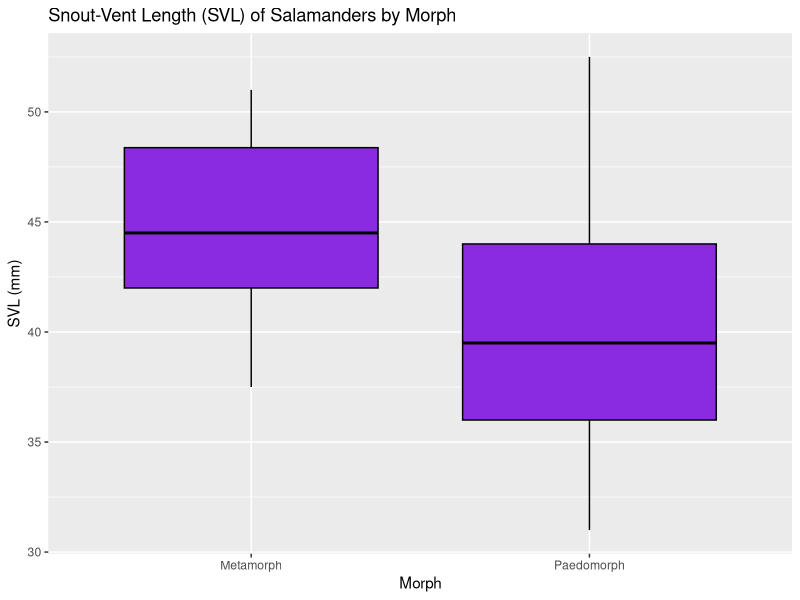
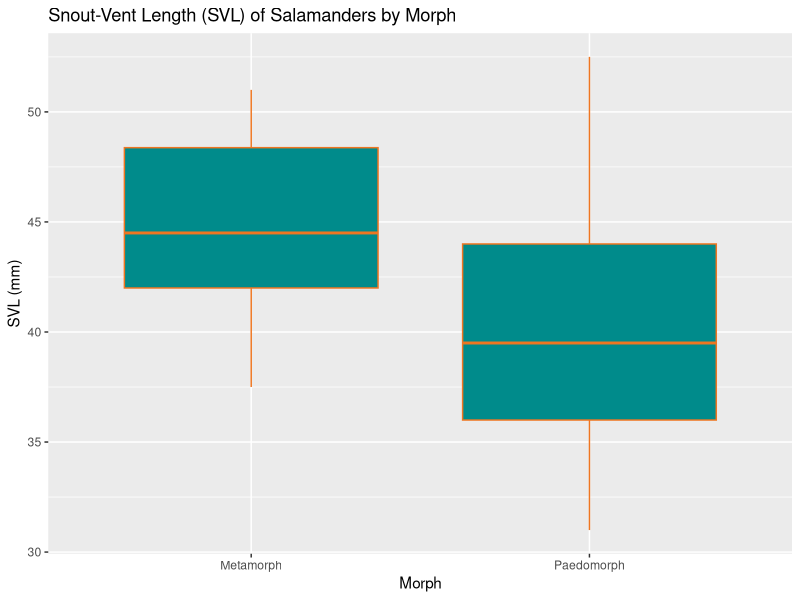
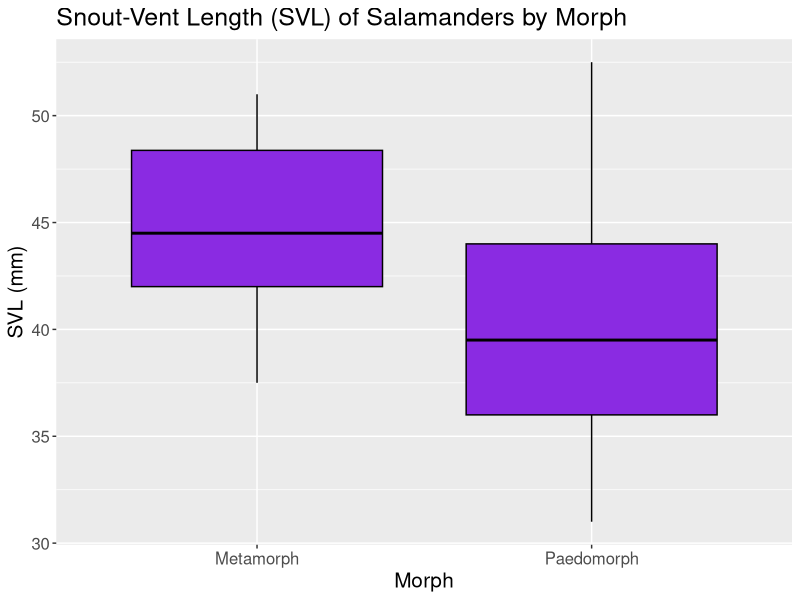
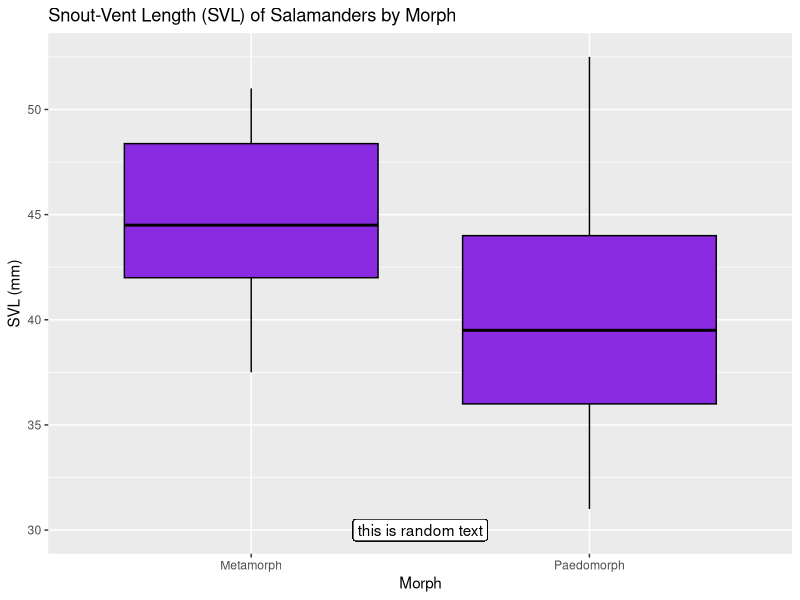
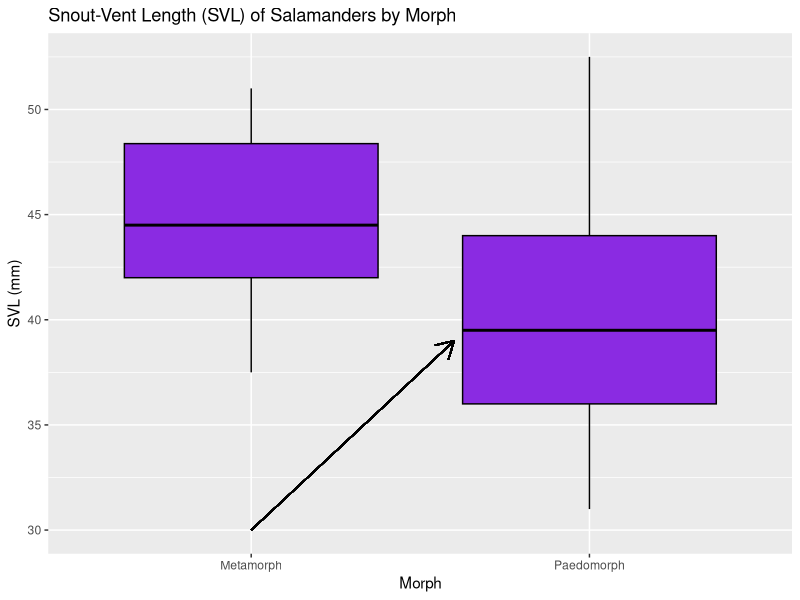
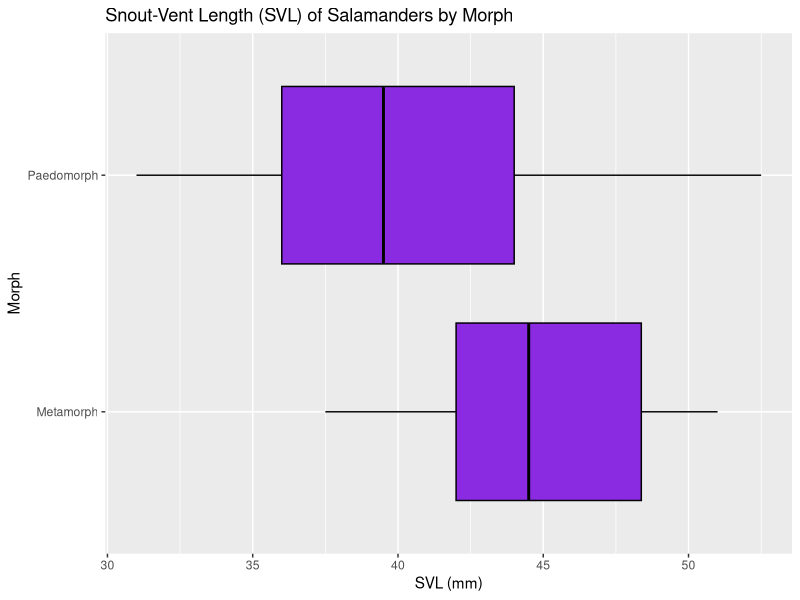
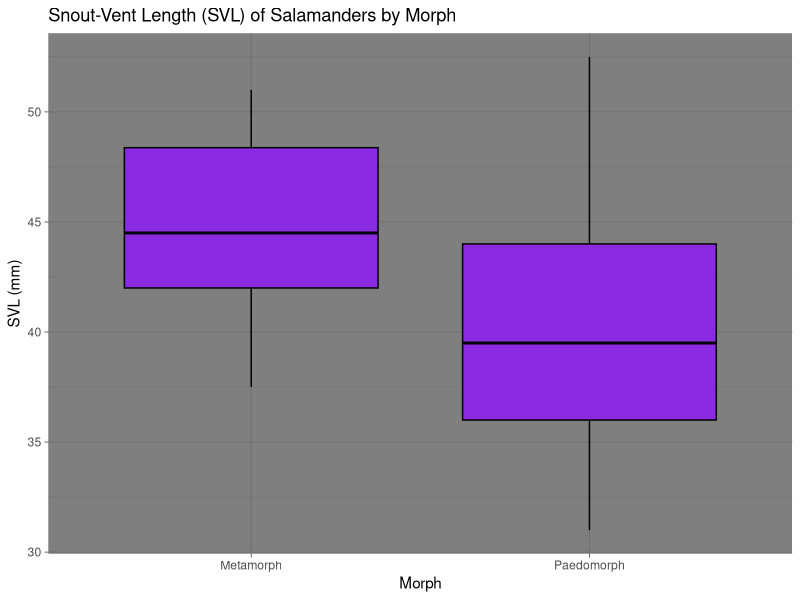
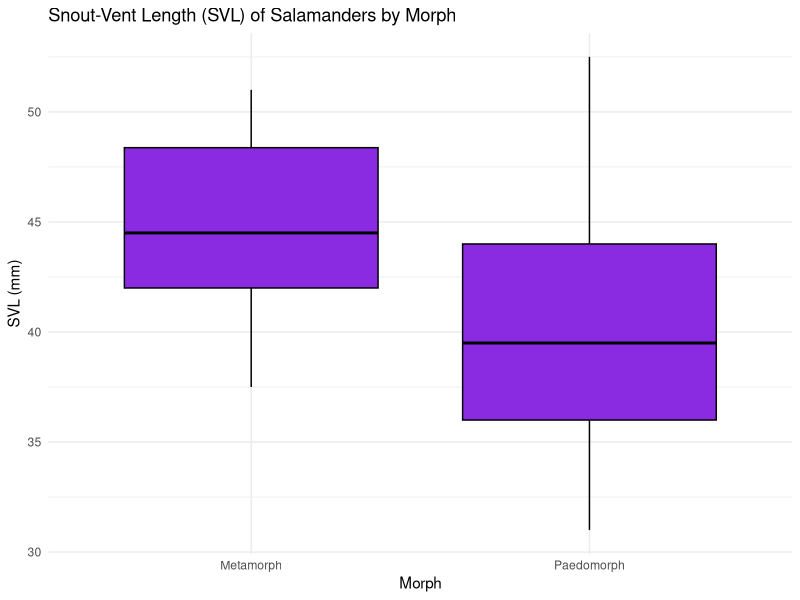

Generate these figures, in order, with R:
## ---- chunk 1
knitr::opts_chunk$set(echo = TRUE)
## ---- chunk 2
# Loading ggplot2

library(ggplot2)
library(ggrepel)

# Reading in my salamander data

sal.data <- read.table("CleanSalamanderData/mysalamanderdata.csv",
                       header = TRUE,
                       sep=",")
head(sal.data)

# Making a box plot of SVL for different salamander morphs with ggplot

sal.plot <- ggplot(data = sal.data)+
  geom_boxplot(aes(x=Morph, y=SVL),fill="blueviolet", color="black")+
  labs(title = "Snout-Vent Length (SVL) of Salamanders by Morph",
       y="SVL (mm)",
       x="Morph")

sal.plot

# Trying out different colors

sal.plot.2 <- ggplot(data = sal.data)+
  geom_boxplot(aes(x=Morph, y=SVL),fill="cyan4", color="chocolate2")+
  labs(title = "Snout-Vent Length (SVL) of Salamanders by Morph",
       y="SVL (mm)",
       x="Morph")

sal.plot.2

# Increasing the font size

sal.plot + theme(text = element_text(size = 15))

# Adding text label

sal.plot + geom_label(aes(x=1.5,y=30,label="this is random text")) 

# Adding an arrow pointing to something

sal.plot + geom_segment(aes(x = 1, y = 30, xend = 1.6, yend = 39), arrow = arrow(length = unit(0.5, "cm")))

# Flipping the axes

sal.plot + coord_flip()

# Trying the dark theme

sal.plot + theme_dark()

# Trying the minimal theme

sal.plot + theme_minimal()

# Trying the void theme

sal.plot + theme_void()

# Trying the classic theme - this one is my favorite!

best.sal.plot <- sal.plot + theme_classic()

best.sal.plot
## ---- chunk 3
# Using ggsave() to save as a pdf

ggsave(filename = "salPlot.pdf", plot = best.sal.plot)

# Using ggsave() to save as a jpg

ggsave(filename = "salPlot.jpg", plot = best.sal.plot)
